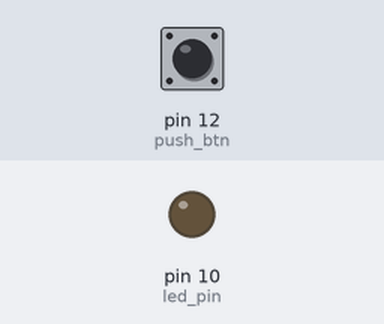
Simulated run of this sketch. Board: Arduino Uno, built with avr-gcc and run on an emulated ATmega328P. Parts: output pins drawn as LEDs (lit = HIGH). The inputs (shaded band) are chosen by the test bench; at power-on: pin 12 (push_btn) LOW. What the sketch prints to the serial monitor is not drawn.

Above: at 1.2 s.
1.3 s: pin 12 (push_btn) pulled HIGH for 0.15 s
At 1.9 s:
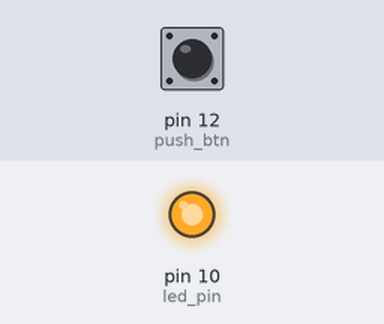
2.9 s: pin 12 (push_btn) pulled HIGH for 1 s
At 4.3 s:
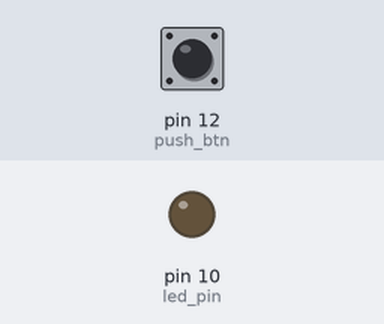
6.9 s: pin 12 (push_btn) pulled HIGH for 3.2 s
At 8.0 s:
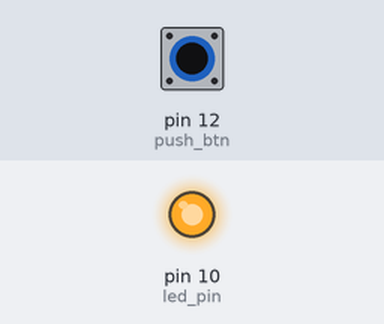
Timing chart, 0 to 9.9 s (numbered marks = the images above; inputs shaded):
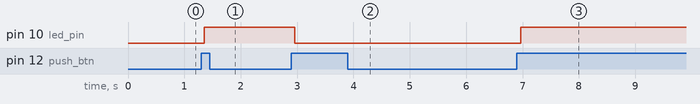

The sketch:

pushBtnLedExam5chattering.ino
```cpp
int led_pin = 10;
int push_btn = 12;// 풀다운으로 처리한 스위치의 입력 핀
// 여러 가지 상태값을 저장할 변수
int btn_state; // push 버튼의 현재 상태값을 저장하는 변수
boolean led_state; // boolean으로 led의 상태를 정의
boolean lastBtnState = 0; // push 버튼의 마지막 상태값을 저장할 변수
long lastTime = 0; // 스위치가 눌려진 시점의 시간을 측정 - chattering 구간을 체크하기 위해서 필요
void setup() {
  Serial.begin(9600);
  pinMode(push_btn,INPUT);
  pinMode(led_pin,OUTPUT);
}

void loop() {
  // 입력핀으로 설정한 13번 핀의 입력된 현재 값을 읽어서 저장
  // 1. 디지털핀의 입력된 값을 읽기
  int read_data = digitalRead(push_btn);
  // 2. 스위치의 이전 상태가 지금과 다르면 작업한 시점의 milli초를 기록
  // push버튼이 눌려지면 현재상태를 파악해서 이전과 다른 값인 경우 push 버튼이 눌려진 시간을 기록한다.
  if(read_data != lastBtnState) {
    lastTime = millis(); // 1/1000초
  }
  if((millis()-lastTime>50)){ //최초로 측정된 시간보다 경과한 시간이 50정도면 chatering기간으로 인지
    Serial.println("=========================");
    if(read_data!=btn_state) {
      btn_state = read_data; // 스위치의 상태가 누른 값과 다르면 버튼의 상태값을 변수에 저장
      if(read_data == HIGH) {
        led_state = !led_state; //led의 상태값을 반전시켜서(true=>false, false=>true) 저장
      }
    }
  }
  digitalWrite(led_pin, led_state);
  lastBtnState = read_data;
}
```

Measured:
- after the input at 1.3 s, pin 10 (led_pin): LOW → HIGH after 0.05 s
- after the input at 2.9 s, pin 10 (led_pin): HIGH → LOW after 0.05 s
- after the input at 6.9 s, pin 10 (led_pin): LOW → HIGH after 0.07 s
